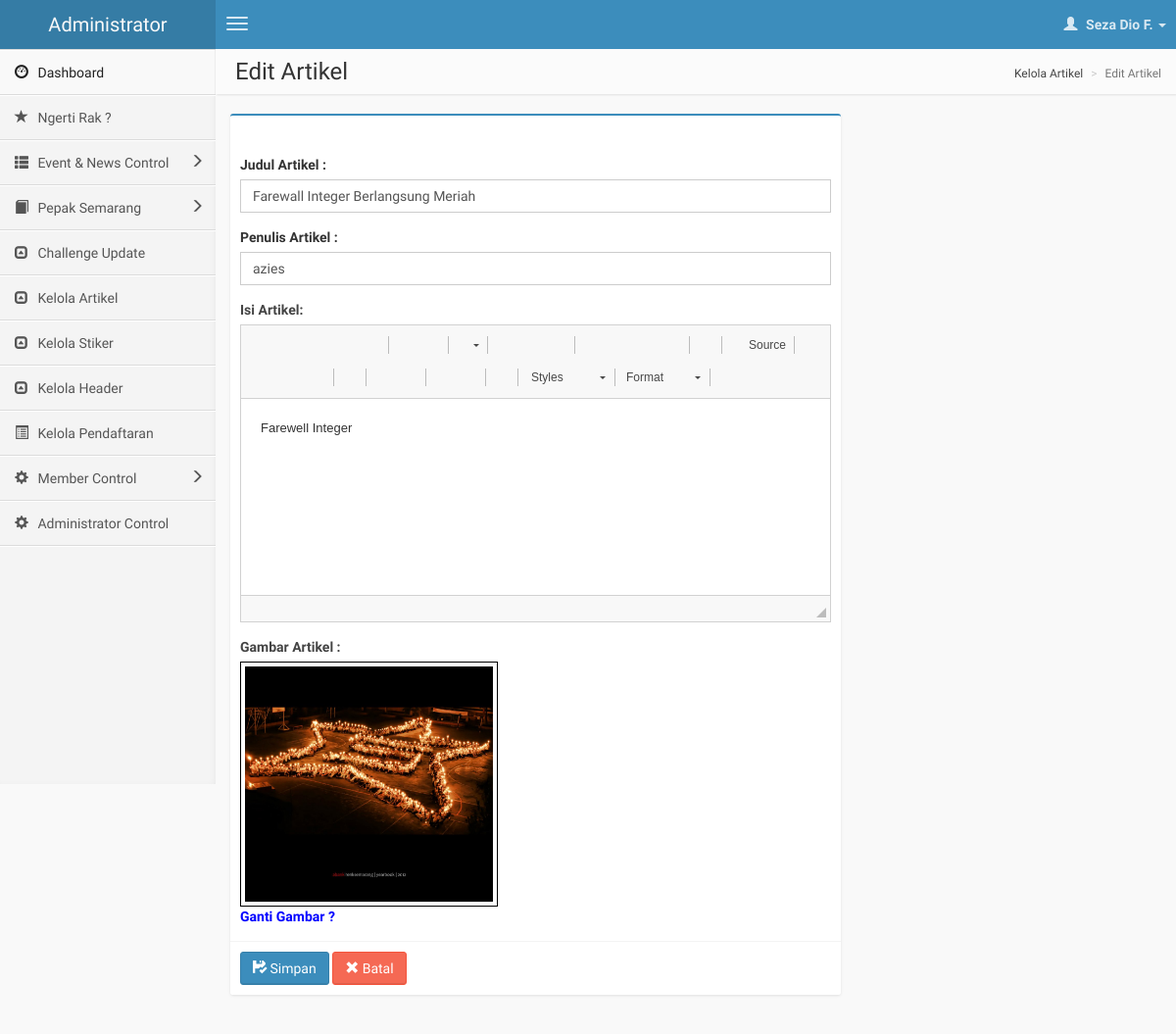
Screenshot of /KelolaArtikel/edit_artikel/4 with the database file from the repository.
### tables this page shows
CREATE TABLE `artikel` (
  `id_artikel` int(11) NOT NULL,
  `judul_artikel` varchar(50) NOT NULL,
  `penulis_artikel` varchar(50) NOT NULL,
  `isi_artikel` text NOT NULL,
  `path_gambar` varchar(100) NOT NULL,
  `tanggal_posting` timestamp NOT NULL DEFAULT CURRENT_TIMESTAMP ON UPDATE CURRENT_TIMESTAMP
);

### application/controllers/KelolaArtikel.php (called while the page is built, shortened)
<?php
class KelolaArtikel extends CI_Controller {
	public function edit_artikel($id_artikel)
	{
		$this->load->model('artikel_models/ArtikelModels');
		$this->load->library('form_validation');
		if (isset($_POST['save']))
		{
			$id_artikel = $this->input->post('id_artikel');
			$this->form_validation->set_rules('judul_artikel', 'Judul', 'required');
			$this->form_validation->set_rules('penulis_artikel', 'Penulis', 'required');
			$this->form_validation->set_rules('isi_artikel', 'Deskripsi', 'required');
			$nmfile = "file_".time();
			$config['upload_path'] = './asset/upload_img_artikel/';
			$config['allowed_types'] = 'jpg|png|jpeg';
			$config['max_size'] = '4000';
			$config['file_name'] = $nmfile;
			$data_artikel=array(
							'judul_artikel'=>$this->input->post('judul_artikel'),
							'penulis_artikel'=>$this->input->post('penulis_artikel'),
							'isi_artikel'=>$this->input->post('isi_artikel'),
							);
			$data['dataArtikel'] = $data_artikel;
			if (($this->form_validation->run() == TRUE))
			{
				$gbr = NULL;
				$iserror = false;
				if ((!empty($_FILES['filefoto']['name']))) {
					$this->load->library('upload', $config);
					if($this->upload->do_upload('filefoto'))
					{
						$gbr = $this->upload->data();
						$this->crop($gbr['full_path'],$gbr['file_name']);
						$data_artikel['path_gambar'] = $gbr['file_name'];
					}
					else
					{
						$this->session->set_flashdata('msg_gagal', 'Data Artikel gagal diedit');
						$iserror = true;
					}
				}
				if (!$iserror) {
					$this->db->update('artikel', $data_artikel, array('id_artikel'=>$id_artikel));
					$this->session->set_flashdata('msg_berhasil', 'Data Artikel berhasil diedit');
					redirect('KelolaArtikel');
				}
			}
			else
			{
				$this->session->set_flashdata('msg_gagal', 'Data Artikel gagal diedit');
				$this->tambah_artikel_check();
			}
		}
		else
		{
			$data['artikel'] = $this->ArtikelModels->select_by_id_artikel($id_artikel)->row();
			$data_artikel=array(
							'judul_artikel'=>$data['artikel']->judul_artikel,
							'penulis_artikel'=>$data['artikel']->penulis_artikel,
							'isi_artikel'=>$data['artikel']->isi_artikel,
							'tanggal_posting'=>$data['artikel']->tanggal_posting,
							'path_gambar'=> $data['artikel']->path_gambar
							);
			$data['dataArtikel'] = $data_artikel;
		}
		$data['idArtikel'] = $id_artikel;
		$this->load->view('skin/admin/header_admin');
		$this->load->view('skin/admin/nav_kiri');
		$this->load->view('content_admin/edit_artikel', $data);
		$this->load->view('skin/admin/footer_admin');
	}
}

### index.php (called while the page is built, shortened)
<?php
require_once BASEPATH.'core/CodeIgniter.php';

### application/models/artikel_models/ArtikelModels.php (called while the page is built, shortened)
<?php
	class ArtikelModels extends CI_Model
	{
		function select_by_id_artikel($id_artikel)
		{
			$this->db->select('*');
			$this->db->from('artikel');
			$this->db->where('id_artikel',$id_artikel);
			return $this->db->get();
		}
	}

### application/views/content_admin/edit_artikel.php (the view, shortened to what this page needs)
<aside class="right-side">
                <section class="content-header" style="margin-top: 45px;">
                    <h1>
                       Edit Artikel
                    </h1>
                    <ol class="breadcrumb">
                        <li><a href="#"><i class="fa fa-dashboard"></i>Kelola Artikel</a></li>
                        <li class="active">Edit Artikel</li>
                    </ol>
                </section>
                <section class="content">
                    <div class="row">
                        <div class="col-md-8">
                            <div class="box box-primary">
                                <form role="form" enctype="multipart/form-data" action="<?php echo site_url('KelolaArtikel/edit_artikel/'.$idArtikel);?>" method="POST">
                                    <div class="box-body">
                                        <div class="form-group">
                                            <label for="exampleInputEmail1">Judul Artikel :</label>
                                            <input type="text" required name="judul_artikel" class="form-control" id="exampleInputEmail1" value="<?php echo htmlspecialchars($dataArtikel['judul_artikel']); ?>">
                                        </div>
                                        <div class="form-group">
                                            <label for="exampleInputEmail1">Penulis Artikel :</label>
                                            <input type="text" required name="penulis_artikel" class="form-control" id="exampleInputEmail1" value="<?php echo htmlspecialchars($dataArtikel['penulis_artikel']); ?>">
                                        </div>
										<div class="form-group">
											<div class='box-header'>
												 <label>Isi Artikel:</label>
											</div>
                                        </div>
                                        <div class='box-header'>
                                            <label>Gambar Artikel :</label>
                                        </div>
                                        <div class='box-header'>
                                            <?php
                                                if (empty($dataArtikel['path_gambar']))
                                                {
                                                    echo '<img style="height: 250px; padding: 4px; max-width:250px; border: solid 1px black" src="'.base_url('asset/img/empty.png').'"/>';
                                                }
                                                else
                                                {
                                                    echo '<img style="height: 250px; padding: 4px; max-width:250px; border: solid 1px black" src="'.base_url('asset/upload_img_artikel/'.$dataArtikel['path_gambar']).'"/>';
                                                }
                                            ?>
                                        </div>
                                        <label class='box-header' style="color: blue;" id="ganti">Ganti Gambar ?</label><br>
                                    </div>
                                    <div class="box-footer">
                                        <button type="submit" name="save" value="1" class="btn btn-primary"><i class="glyphicon glyphicon-floppy-saved"></i> Simpan</button>
                                       <a href="<?php echo site_url('KelolaArtikel/');?>"><button type="button" name="submit" class="btn btn-danger"><i class="glyphicon glyphicon-remove"></i> Batal</button></a>
                                    </div>
                                </form>
                            </div>
                        </div>
                        <div class="col-md-2"></div>
                    </div>
                </section>
            </aside>

### asset/js/contents.css (style rules this page uses)
body { font-family: sans-serif, Arial, Verdana, "Trebuchet MS"; font-size: 12px; color: #333; background-color: #fff; margin: 20px; }
a { color: #0782C1; }
ol,ul,dl { *margin-right: 0px; padding: 0 40px; }
h1,h2,h3,h4,h5,h6 { font-weight: normal; line-height: 1.2; }

### rows the page displays
artikel: judul_artikel "Farewall Integer Berlangsung Meriah", penulis_artikel "azies", path_gambar (picture)
